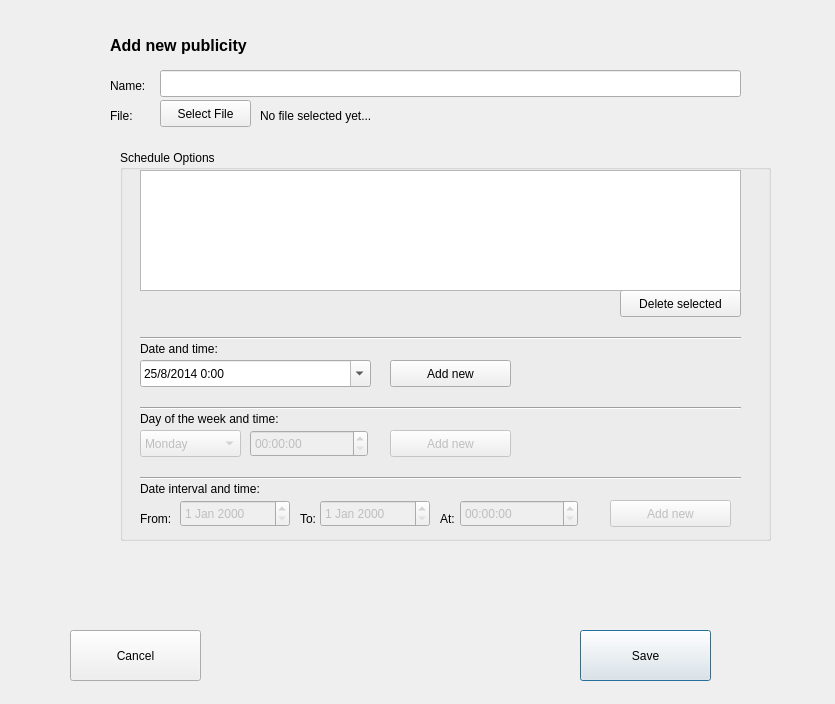
<?xml version="1.0" encoding="UTF-8"?>
<ui version="4.0">
 <class>add_pub</class>
 <widget class="QDialog" name="add_pub">
  <property name="windowModality">
   <enum>Qt::WindowModal</enum>
  </property>
  <property name="geometry">
   <rect>
    <x>0</x>
    <y>0</y>
    <width>835</width>
    <height>704</height>
   </rect>
  </property>
  <property name="windowTitle">
   <string>Dialog</string>
  </property>
  <widget class="QLabel" name="label">
   <property name="geometry">
    <rect>
     <x>110</x>
     <y>30</y>
     <width>171</width>
     <height>31</height>
    </rect>
   </property>
   <property name="font">
    <font>
     <pointsize>12</pointsize>
     <weight>75</weight>
     <bold>true</bold>
    </font>
   </property>
   <property name="text">
    <string>Add new publicity</string>
   </property>
  </widget>
  <widget class="QLabel" name="label_2">
   <property name="geometry">
    <rect>
     <x>40</x>
     <y>20</y>
     <width>51</width>
     <height>51</height>
    </rect>
   </property>
   <property name="text">
    <string/>
   </property>
   <property name="pixmap">
    <pixmap resource="resources.qrc">:/usr/share/icons/Mint-X/apps/48/evolution-calendar.png</pixmap>
   </property>
  </widget>
  <widget class="QLabel" name="label_3">
   <property name="geometry">
    <rect>
     <x>110</x>
     <y>70</y>
     <width>51</width>
     <height>31</height>
    </rect>
   </property>
   <property name="text">
    <string>Name:</string>
   </property>
  </widget>
  <widget class="QLabel" name="label_4">
   <property name="geometry">
    <rect>
     <x>110</x>
     <y>100</y>
     <width>51</width>
     <height>31</height>
    </rect>
   </property>
   <property name="text">
    <string>File:</string>
   </property>
  </widget>
  <widget class="QPushButton" name="pushButton">
   <property name="geometry">
    <rect>
     <x>580</x>
     <y>630</y>
     <width>131</width>
     <height>51</height>
    </rect>
   </property>
   <property name="text">
    <string>Save</string>
   </property>
  </widget>
  <widget class="QPushButton" name="pushButton_2">
   <property name="geometry">
    <rect>
     <x>70</x>
     <y>630</y>
     <width>131</width>
     <height>51</height>
    </rect>
   </property>
   <property name="text">
    <string>Cancel</string>
   </property>
  </widget>
  <widget class="QLineEdit" name="txt_name">
   <property name="geometry">
    <rect>
     <x>160</x>
     <y>70</y>
     <width>581</width>
     <height>27</height>
    </rect>
   </property>
  </widget>
  <widget class="QPushButton" name="pushButton_3">
   <property name="geometry">
    <rect>
     <x>160</x>
     <y>100</y>
     <width>91</width>
     <height>27</height>
    </rect>
   </property>
   <property name="text">
    <string>Select File</string>
   </property>
  </widget>
  <widget class="QLabel" name="txt_selected_file">
   <property name="geometry">
    <rect>
     <x>260</x>
     <y>100</y>
     <width>481</width>
     <height>31</height>
    </rect>
   </property>
   <property name="text">
    <string>No file selected yet...</string>
   </property>
  </widget>
  <widget class="QGroupBox" name="schedules">
   <property name="enabled">
    <bool>true</bool>
   </property>
   <property name="geometry">
    <rect>
     <x>120</x>
     <y>150</y>
     <width>651</width>
     <height>391</height>
    </rect>
   </property>
   <property name="title">
    <string>Schedule Options</string>
   </property>
   <widget class="QDateTimeEdit" name="dateTimeEdit">
    <property name="geometry">
     <rect>
      <x>20</x>
      <y>210</y>
      <width>231</width>
      <height>27</height>
     </rect>
    </property>
    <property name="dateTime">
     <datetime>
      <hour>0</hour>
      <minute>0</minute>
      <second>0</second>
      <year>2014</year>
      <month>8</month>
      <day>25</day>
     </datetime>
    </property>
    <property name="minimumDateTime">
     <datetime>
      <hour>13</hour>
      <minute>0</minute>
      <second>0</second>
      <year>1814</year>
      <month>8</month>
      <day>25</day>
     </datetime>
    </property>
    <property name="minimumDate">
     <date>
      <year>1814</year>
      <month>8</month>
      <day>25</day>
     </date>
    </property>
    <property name="minimumTime">
     <time>
      <hour>13</hour>
      <minute>0</minute>
      <second>0</second>
     </time>
    </property>
    <property name="displayFormat">
     <string>d/M/yyyy h:mm</string>
    </property>
    <property name="calendarPopup">
     <bool>true</bool>
    </property>
   </widget>
   <widget class="QPushButton" name="pushButton_4">
    <property name="geometry">
     <rect>
      <x>270</x>
      <y>210</y>
      <width>121</width>
      <height>27</height>
     </rect>
    </property>
    <property name="text">
     <string>Add new</string>
    </property>
   </widget>
   <widget class="QPushButton" name="pushButton_5">
    <property name="geometry">
     <rect>
      <x>500</x>
      <y>140</y>
      <width>121</width>
      <height>27</height>
     </rect>
    </property>
    <property name="text">
     <string>Delete selected</string>
    </property>
   </widget>
   <widget class="QLabel" name="label_5">
    <property name="geometry">
     <rect>
      <x>20</x>
      <y>190</y>
      <width>121</width>
      <height>17</height>
     </rect>
    </property>
    <property name="text">
     <string>Date and time:</string>
    </property>
   </widget>
   <widget class="QLabel" name="label_6">
    <property name="geometry">
     <rect>
      <x>20</x>
      <y>260</y>
      <width>191</width>
      <height>17</height>
     </rect>
    </property>
    <property name="text">
     <string>Day of the week and time:</string>
    </property>
   </widget>
   <widget class="Line" name="line">
    <property name="geometry">
     <rect>
      <x>20</x>
      <y>180</y>
      <width>601</width>
      <height>16</height>
     </rect>
    </property>
    <property name="orientation">
     <enum>Qt::Horizontal</enum>
    </property>
   </widget>
   <widget class="Line" name="line_2">
    <property name="geometry">
     <rect>
      <x>20</x>
      <y>250</y>
      <width>601</width>
      <height>16</height>
     </rect>
    </property>
    <property name="orientation">
     <enum>Qt::Horizontal</enum>
    </property>
   </widget>
   <widget class="QComboBox" name="comboBox">
    <property name="enabled">
     <bool>false</bool>
    </property>
    <property name="geometry">
     <rect>
      <x>20</x>
      <y>280</y>
      <width>101</width>
      <height>27</height>
     </rect>
    </property>
    <item>
     <property name="text">
      <string>Monday</string>
     </property>
    </item>
    <item>
     <property name="text">
      <string>Tuesday</string>
     </property>
    </item>
    <item>
     <property name="text">
      <string>Wednesday</string>
     </property>
    </item>
    <item>
     <property name="text">
      <string>Thursday</string>
     </property>
    </item>
    <item>
     <property name="text">
      <string>Friday</string>
     </property>
    </item>
    <item>
     <property name="text">
      <string>Saturday</string>
     </property>
    </item>
    <item>
     <property name="text">
      <string>Sunday</string>
     </property>
    </item>
   </widget>
   <widget class="QTimeEdit" name="timeEdit">
    <property name="enabled">
     <bool>false</bool>
    </property>
    <property name="geometry">
     <rect>
      <x>130</x>
      <y>280</y>
      <width>118</width>
      <height>27</height>
     </rect>
    </property>
   </widget>
   <widget class="QPushButton" name="pushButton_6">
    <property name="enabled">
     <bool>false</bool>
    </property>
    <property name="geometry">
     <rect>
      <x>270</x>
      <y>280</y>
      <width>121</width>
      <height>27</height>
     </rect>
    </property>
    <property name="text">
     <string>Add new</string>
    </property>
   </widget>
   <widget class="Line" name="line_3">
    <property name="geometry">
     <rect>
      <x>20</x>
      <y>320</y>
      <width>601</width>
      <height>16</height>
     </rect>
    </property>
    <property name="orientation">
     <enum>Qt::Horizontal</enum>
    </property>
   </widget>
   <widget class="QLabel" name="label_7">
    <property name="geometry">
     <rect>
      <x>20</x>
      <y>330</y>
      <width>171</width>
      <height>17</height>
     </rect>
    </property>
    <property name="text">
     <string>Date interval and time:</string>
    </property>
   </widget>
   <widget class="QDateEdit" name="dateEdit">
    <property name="enabled">
     <bool>false</bool>
    </property>
    <property name="geometry">
     <rect>
      <x>60</x>
      <y>350</y>
      <width>110</width>
      <height>27</height>
     </rect>
    </property>
   </widget>
   <widget class="QLabel" name="label_8">
    <property name="geometry">
     <rect>
      <x>20</x>
      <y>360</y>
      <width>41</width>
      <height>17</height>
     </rect>
    </property>
    <property name="text">
     <string>From:</string>
    </property>
   </widget>
   <widget class="QLabel" name="label_9">
    <property name="geometry">
     <rect>
      <x>180</x>
      <y>360</y>
      <width>21</width>
      <height>17</height>
     </rect>
    </property>
    <property name="text">
     <string>To:</string>
    </property>
   </widget>
   <widget class="QDateEdit" name="dateEdit_2">
    <property name="enabled">
     <bool>false</bool>
    </property>
    <property name="geometry">
     <rect>
      <x>200</x>
      <y>350</y>
      <width>110</width>
      <height>27</height>
     </rect>
    </property>
   </widget>
   <widget class="QLabel" name="label_10">
    <property name="geometry">
     <rect>
      <x>320</x>
      <y>360</y>
      <width>31</width>
      <height>17</height>
     </rect>
    </property>
    <property name="text">
     <string>At:</string>
    </property>
   </widget>
   <widget class="QTimeEdit" name="timeEdit_2">
    <property name="enabled">
     <bool>false</bool>
    </property>
    <property name="geometry">
     <rect>
      <x>340</x>
      <y>350</y>
      <width>118</width>
      <height>27</height>
     </rect>
    </property>
   </widget>
   <widget class="QPushButton" name="pushButton_7">
    <property name="enabled">
     <bool>false</bool>
    </property>
    <property name="geometry">
     <rect>
      <x>490</x>
      <y>350</y>
      <width>121</width>
      <height>27</height>
     </rect>
    </property>
    <property name="text">
     <string>Add new</string>
    </property>
   </widget>
   <widget class="QListWidget" name="listWidget">
    <property name="geometry">
     <rect>
      <x>20</x>
      <y>20</y>
      <width>601</width>
      <height>121</height>
     </rect>
    </property>
   </widget>
  </widget>
 </widget>
 <resources>
  <include location="resources.qrc"/>
 </resources>
 <connections/>
</ui>
